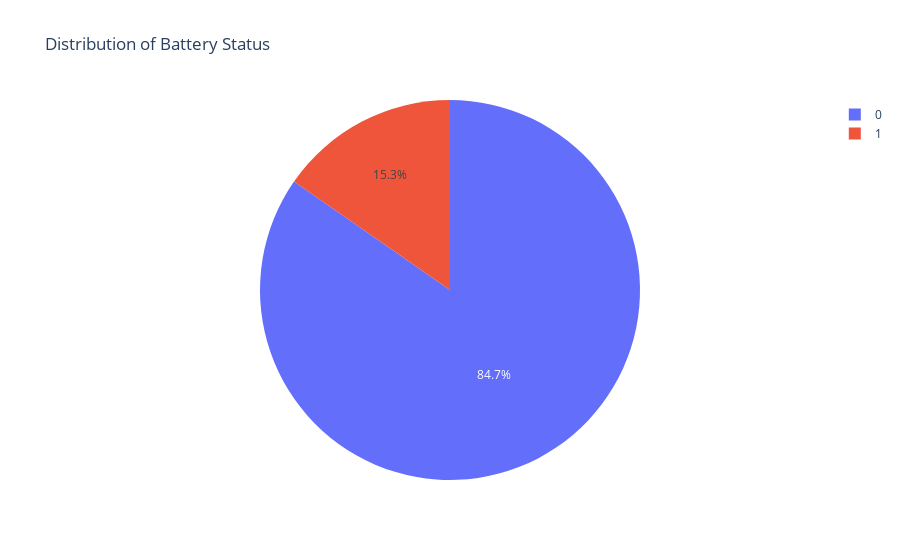

Source (notebook cell):
### Markdown cell above
Batttery status dist

### Code cell
fig = px.pie(df['battery_status'].value_counts(), values='count', names=df['battery_status'].value_counts().index, title='Distribution of Battery Status')
fig.show()

### Figure 1 — Plotly figure (JSON) as saved in the notebook; plotly's stock layout.template omitted (floating-point values rounded to 4 significant figures)
{"data": [{"domain": {"x": [0, 1], "y": [0, 1]}, "hovertemplate": "label=%{label}<br>count=%{value}<extra></extra>", "labels": [0, 1], "legendgroup": "", "name": "", "showlegend": true, "type": "pie", "values": [4561, 826]}], "layout": {"legend": {"tracegroupgap": 0}, "title": {"text": "Distribution of Battery Status"}}}
